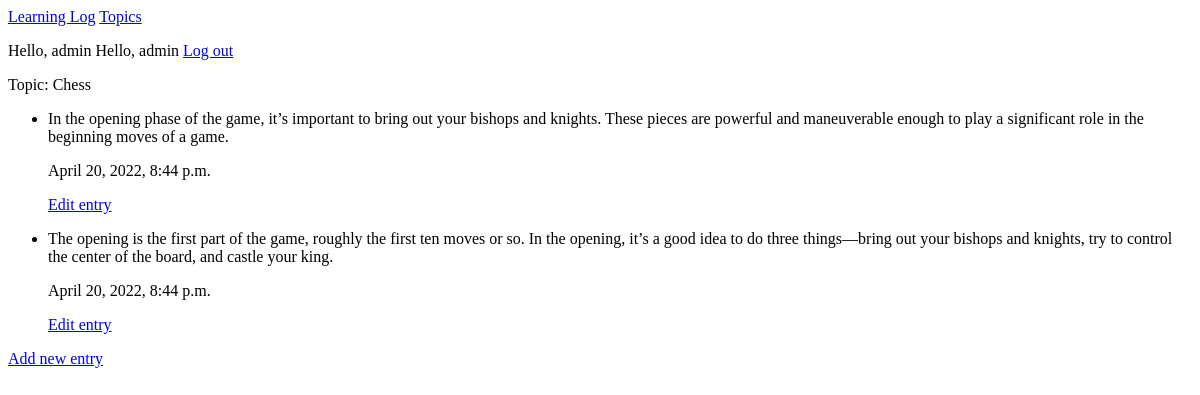
The app's page /topics/1/ (signed in), older data.
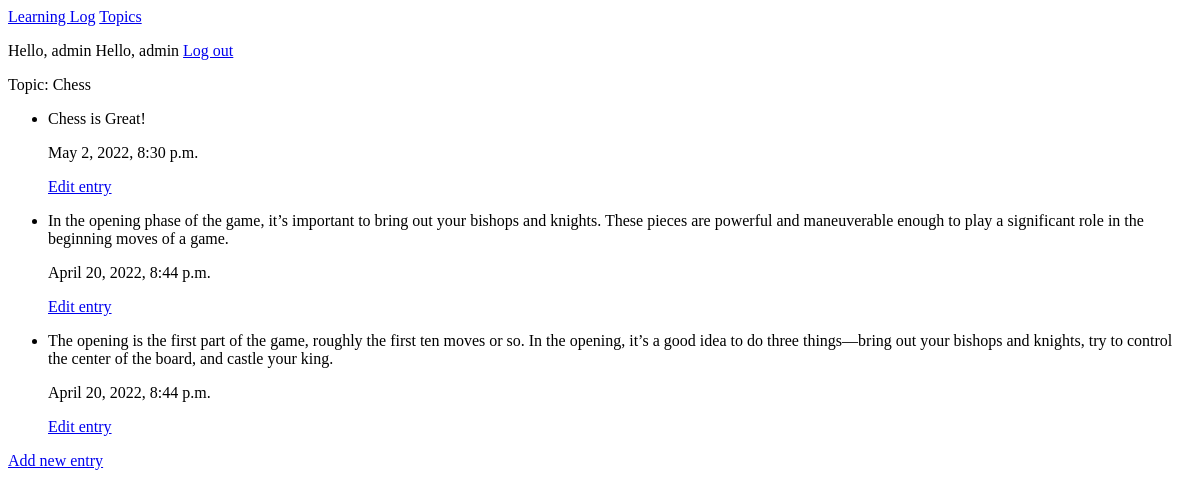
The same page, newer data.
### MainApp/models.py (models this page shows, shortened)
class Topic(models.Model):
    text = models.CharField(max_length=200)
    date_added = models.DateTimeField(auto_now_add=True) #auto adds date and time
    owner = models.ForeignKey(User, on_delete=models.CASCADE)
    def __str__(self): #defines what to print
        return self.text #text is what we defined + '-' + str(self.date_added) to add to return value

class Entry(models.Model):
    topic = models.ForeignKey(Topic, on_delete=models.CASCADE)
    text = models.TextField()
    date_added = models.DateTimeField(auto_now_add=True)
    class Meta:
        verbose_name_plural = 'entries' #over rides addind s to 'entrys'

### MainApp/views.py (the view)
# urls.py: path('topics/<int:topic_id>/',views.topic, name='topic'), #url gets id added to it to go to differnt page
@login_required
def topic(request, topic_id): #on exam topic_id has to be consistant with urls.py mainapp file
    topic = Topic.objects.get(id=topic_id)
    if topic.owner != request.user:
        raise Http404
    entries = topic.entry_set.order_by('-date_added') #decending order
    context = {'topic':topic,'entries':entries} #key and value
    return render(request, 'MainApp/topic.html', context) #context is a dictionary object ! ON FINAL

### MainApp/templates/mainapp/topic.html
{% extends "MainApp/base.html" %}
{% block content %}
<p>
    Topic: {{ topic }}
</p>
<ul>
    {% for e in entries %}
    <li>
        <p> {{ e.text }} </p>
        <p> {{e.date_added }} </p>
        <p><a href="{% url 'MainApp:edit_entry' e.id %}">Edit entry</a></p>
    </li>
    {% empty %}
    <li> There are no entries for this topic yet. </li>
    {% endfor %}
</ul>
<p><a href="{% url 'MainApp:new_entry' topic.id %}">Add new entry</a></p>
{% endblock content %}

### MainApp/templates/mainapp/base.html
<p>
    <a href="{% url 'MainApp:index' %}">Learning Log</a>
    <a href="{% url 'MainApp:topics' %}">Topics</a>
</p>
<p>
    {% if user.is_authenticated %}
    Hello, {{ user.username }}
    {% else %}
    <a href="{% url 'users:login' %}">Log in</a>
    {% endif %}
    {% if user.is_authenticated %}
    Hello, {{ user.username }}
    <a href="{% url 'users:logout' %}">Log out</a>
    {% else %}
    <a href="{% url 'users:register' %}">Register</a>
    <a href="{% url 'users:login' %}">Log in</a>
    {% endif %}
</p>
{% block content %}
{% endblock content %}

Row changes from the older to the newer data that the page shows:
added Entry: text "Chess is Great!", date_added "May 2, 2022, 8:30 p.m."
